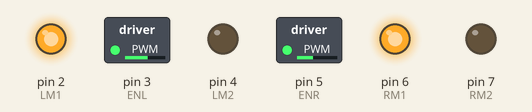
Recording of a sketch running on a simulated Arduino Uno, built with avr-gcc and run on an emulated ATmega328P. Parts: switched loads named in the sketch (green lamp = pin HIGH), output pins drawn as LEDs (lit = HIGH).

Above: at 0.1 s.
Timing chart, 0 to 1.6 s (numbered marks = the images above):
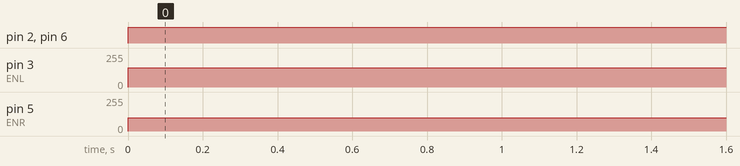

The sketch:

motor.ino
```cpp
int LM1=2;
int LM2=4;
int RM1=6;
int RM2=7;
int ENL=3;
int ENR=5;
//int

void setup() {


 pinMode(LM1,OUTPUT);
 pinMode(RM1,OUTPUT);
 pinMode(LM2,OUTPUT);
 pinMode(RM2,OUTPUT);
 pinMode(ENL,OUTPUT);
 pinMode(ENR,OUTPUT);
}

void loop() {

    digitalWrite(RM1,HIGH);
    digitalWrite(LM1,HIGH);
    digitalWrite(RM2,LOW);
    digitalWrite(LM2,LOW);
    analogWrite(ENL,400);
    analogWrite(ENR,100);
  // put your main code here, to run repeatedly:

}
```

Measured:
- by itself, pin 2 (LM1), pin 6 (RM1): LOW → HIGH at 0.00 s
- by itself, pin 3 (ENL): 0/255 → 144/255 at 0.00 s
- by itself, pin 5 (ENR): 0/255 → 100/255 at 0.00 s
